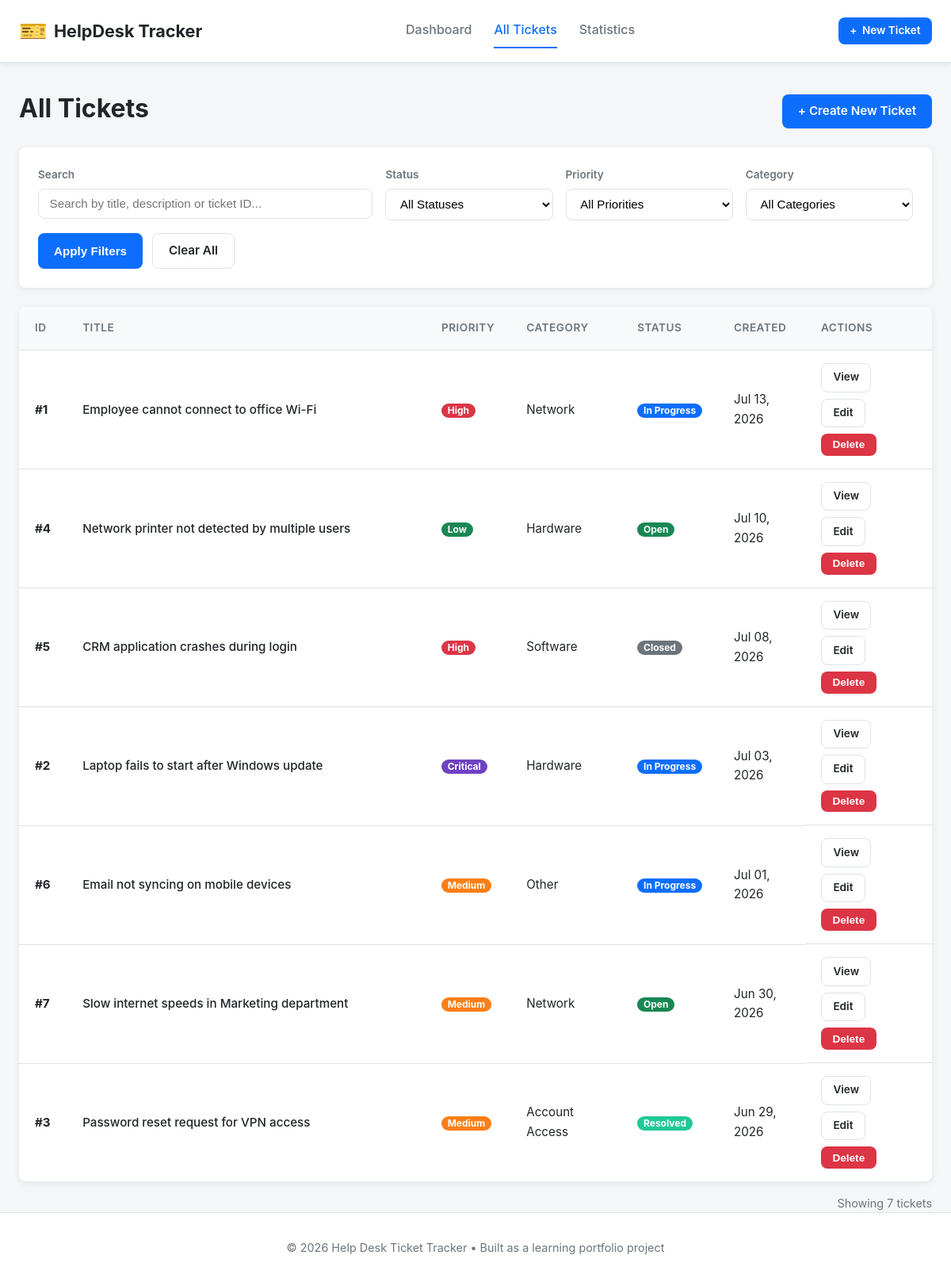
Page /tickets on the committed database.
### models.py (models this page shows, shortened)
class Ticket(db.Model):
    __tablename__ = 'tickets'
    id = db.Column(db.Integer, primary_key=True)
    title = db.Column(db.String(200), nullable=False)
    description = db.Column(db.Text, nullable=False)
    priority = db.Column(db.String(20), nullable=False)
    category = db.Column(db.String(30), nullable=False)
    status = db.Column(db.String(20), nullable=False, default='Open')
    created_at = db.Column(db.DateTime, default=datetime.utcnow)
    updated_at = db.Column(db.DateTime, default=datetime.utcnow, onupdate=datetime.utcnow)
    notes = db.relationship(
        'TroubleshootingNote',
        backref='ticket',
        lazy='dynamic',
        cascade='all, delete-orphan'
    )

### app.py (the view, shortened to what this page needs)
    @app.route('/tickets')
    def list_tickets():
        q = request.args.get('q', '').strip()
        status = request.args.get('status', '')
        priority = request.args.get('priority', '')
        category = request.args.get('category', '')
        query = Ticket.query
        if status: query = query.filter_by(status=status)
        if priority: query = query.filter_by(priority=priority)
        if category: query = query.filter_by(category=category)
        tickets = query.order_by(Ticket.created_at.desc()).all()
        return render_template('tickets.html', tickets=tickets, search_query=q,
                               status_filter=status, priority_filter=priority, category_filter=category,
                               allowed_statuses=ALLOWED_STATUSES, allowed_priorities=ALLOWED_PRIORITIES,
                               allowed_categories=ALLOWED_CATEGORIES)

### app.py (called while the page is built)
def create_app():
    app = Flask(__name__)
    app.config['SECRET_KEY'] = 'dev-secret-key-change-this-in-production'
    app.config['SQLALCHEMY_DATABASE_URI'] = 'sqlite:///' + os.path.join(app.instance_path, 'tickets.db')
    app.config['SQLALCHEMY_TRACK_MODIFICATIONS'] = False
    os.makedirs(app.instance_path, exist_ok=True)
    db.init_app(app)
    register_routes(app)
    register_error_handlers(app)
    @app.context_processor
    def inject_global_vars():
        return {'current_year': datetime.utcnow().year}
    return app

### templates/tickets.html (shortened to what this page needs)
{% extends "base.html" %}
{% block content %}
<div class="page-header">
    <h1>All Tickets</h1>
    <a href="{{ url_for('create_ticket') }}" class="btn btn-primary">+ Create New Ticket</a>
</div>
<div class="filters-card">
    <form method="get" action="{{ url_for('list_tickets') }}" class="filters-form">
        <div class="filter-row">
            <div class="filter-group search-group">
                <label for="q">Search</label>
                <input type="text"
                       id="q"
                       name="q"
                       value="{{ search_query }}"
                       placeholder="Search by title, description or ticket ID...">
            </div>
            <div class="filter-group">
                <label for="status">Status</label>
                <select id="status" name="status">
                    <option value="">All Statuses</option>
                </select>
            </div>
            <div class="filter-group">
                <label for="priority">Priority</label>
                <select id="priority" name="priority">
                    <option value="">All Priorities</option>
                </select>
            </div>
            <div class="filter-group">
                <label for="category">Category</label>
                <select id="category" name="category">
                    <option value="">All Categories</option>
                </select>
            </div>
        </div>
        <div class="filter-actions">
            <button type="submit" class="btn btn-primary">Apply Filters</button>
            <a href="{{ url_for('list_tickets') }}" class="btn btn-secondary">Clear All</a>
        </div>
    </form>
</div>
{% if tickets %}
    <div class="table-responsive">
        <table class="tickets-table">
            <thead>
                <tr>
                    <th style="width: 60px;">ID</th>
                    <th>Title</th>
                    <th style="width: 100px;">Priority</th>
                    <th style="width: 140px;">Category</th>
                    <th style="width: 110px;">Status</th>
                    <th style="width: 110px;">Created</th>
                    <th style="width: 160px;">Actions</th>
                </tr>
            </thead>
            <tbody>
                {% for ticket in tickets %}
                <tr>
                    <td><strong>#{{ ticket.id }}</strong></td>
                    <td>
                        <a href="{{ url_for('ticket_details', ticket_id=ticket.id) }}" class="ticket-title-link">
                            {{ ticket.title }}
                        </a>
                    </td>
                    <td>
                        <span class="badge badge-{{ ticket.priority|lower }}">{{ ticket.priority }}</span>
                    </td>
                    <td>{{ ticket.category }}</td>
                    <td>
                        <span class="badge status-{{ ticket.status|replace(' ', '-')|lower }}">{{ ticket.status }}</span>
                    </td>
                    <td>{{ ticket.created_at.strftime('%b %d, %Y') }}</td>
                    <td class="actions">
                        <a href="{{ url_for('ticket_details', ticket_id=ticket.id) }}" class="btn btn-sm btn-secondary">View</a>
                        <a href="{{ url_for('edit_ticket', ticket_id=ticket.id) }}" class="btn btn-sm btn-secondary">Edit</a>
                        <form method="post"
                              action="{{ url_for('delete_ticket', ticket_id=ticket.id) }}"
                              class="inline-form"
                              onsubmit="return confirm('Are you sure you want to permanently delete this ticket?');">
                            <button type="submit" class="btn btn-sm btn-danger">Delete</button>
                        </form>
                    </td>
                </tr>
                {% endfor %}
            </tbody>
        </table>
    </div>
    <div class="results-count">
        Showing {{ tickets|length }} ticket{{ 's' if tickets|length != 1 else '' }}
    </div>
{% endif %}
{% endblock %}

### static/css/style.css (style rules this page uses)
:root { --primary: #0d6efd; --primary-dark: #0a58ca; --success: #198754; --warning: #ffc107; --danger: #dc3545; --info: #0dcaf0; --dark: #212529; --light: #f8f9fa; --gray: #6c757d; --border: #dee2e6; --shadow: 0 2px 8px rgba(0, 0, 0, 0.08); --shadow-hover: 0 4px 12px rgba(0, 0, 0, 0.12); --radius: 8px; --transition: all 0.2s ease; }
* { margin: 0; padding: 0; box-sizing: border-box; }
body { font-family: -apple-system, BlinkMacSystemFont, "Segoe UI", Roboto, "Helvetica Neue", Arial, sans-serif; line-height: 1.6; color: var(--dark); background-color: #f4f6f8; min-height: 100vh; display: flex; flex-direction: column; }
.btn { display: inline-flex; align-items: center; justify-content: center; gap: 0.4rem; padding: 0.6rem 1.25rem; border: none; border-radius: var(--radius); font-size: 0.95rem; font-weight: 600; text-decoration: none; cursor: pointer; transition: var(--transition); white-space: nowrap; }
.btn-sm { padding: 0.4rem 0.9rem; font-size: 0.85rem; }
.btn-primary { background-color: var(--primary); color: white; }
.btn-secondary { background-color: white; color: var(--dark); border: 1px solid var(--border); }
.btn-danger { background-color: var(--danger); color: white; }
.page-header { margin: 2rem 0 1.5rem; display: flex; justify-content: space-between; align-items: flex-end; flex-wrap: wrap; gap: 1rem; }
.page-header h1 { font-size: 2rem; font-weight: 700; color: var(--dark); }
.table-responsive { overflow-x: auto; background: white; border-radius: var(--radius); box-shadow: var(--shadow); }
.tickets-table { width: 100%; border-collapse: collapse; font-size: 0.95rem; }
.tickets-table th, .tickets-table td { padding: 1rem 1.25rem; text-align: left; border-bottom: 1px solid var(--border); }
.tickets-table th { background-color: #f8f9fa; font-weight: 600; color: var(--gray); font-size: 0.85rem; text-transform: uppercase; letter-spacing: 0.5px; }
.tickets-table tr:last-child td { border-bottom: none; }
.ticket-title-link { color: var(--dark); text-decoration: none; font-weight: 500; }
.actions { display: flex; gap: 0.5rem; flex-wrap: wrap; }
.inline-form { display: inline; }
.badge { display: inline-block; padding: 0.25em 0.65em; font-size: 0.75rem; font-weight: 700; line-height: 1; text-align: center; white-space: nowrap; vertical-align: baseline; border-radius: 50rem; color: white; }
.badge-low { background-color: #198754; }
.badge-medium { background-color: #fd7e14; }
.badge-high { background-color: #dc3545; }
.badge-critical { background-color: #6f42c1; }
.status-open { background-color: #198754; color: white; }
.status-in-progress { background-color: #0d6efd; color: white; }
.status-resolved { background-color: #20c997; color: white; }
.status-closed { background-color: #6c757d; color: white; }
.filters-card { background: white; padding: 1.5rem; border-radius: var(--radius); box-shadow: var(--shadow); margin-bottom: 1.5rem; }
.filters-form .filter-row { display: grid; grid-template-columns: 2fr repeat(3, 1fr); gap: 1rem; margin-bottom: 1rem; }
.filter-group label { display: block; font-size: 0.85rem; font-weight: 600; color: var(--gray); margin-bottom: 0.35rem; }
.filter-group input, .filter-group select { width: 100%; padding: 0.6rem 0.85rem; border: 1px solid var(--border); border-radius: var(--radius); font-size: 0.95rem; background: white; }
.filter-actions { display: flex; gap: 0.75rem; }
.results-count { text-align: right; color: var(--gray); font-size: 0.9rem; margin-top: 1rem; }

### rows in the picture
Ticket: id "1", title "Employee cannot connect to office Wi-Fi", priority "High", category "Network", status "In Progress", created_at "Jul 13, 2026"
Ticket: id "4", title "Network printer not detected by multiple users", priority "Low", category "Hardware", status "Open", created_at "Jul 10, 2026"
Ticket: id "5", title "CRM application crashes during login", priority "High", category "Software", status "Closed", created_at "Jul 08, 2026"
Ticket: id "2", title "Laptop fails to start after Windows update", priority "Critical", category "Hardware", status "In Progress", created_at "Jul 03, 2026"
Ticket: id "6", title "Email not syncing on mobile devices", priority "Medium", category "Other", status "In Progress", created_at "Jul 01, 2026"
Ticket: id "7", title "Slow internet speeds in Marketing department", priority "Medium", category "Network", status "Open", created_at "Jun 30, 2026"
Ticket: id "3", title "Password reset request for VPN access", priority "Medium", category "Account Access", status "Resolved", created_at "Jun 29, 2026"

### other values in the picture
{{ tickets|length }} "7"
{{ 's' if tickets|length != 1 else '' }} "s"
